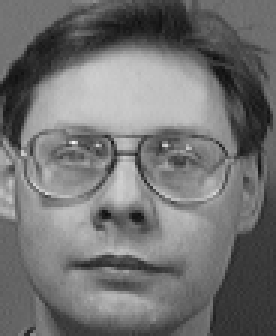
//> input picture project2/s4/1.pgm, 92 x 112 px, given in place of the camera (shown 3 times larger)
$ ./recFace   (built with g++ and OpenCV 4)
//> lines starting //> are read from the running program, lines starting //| are printed output that depends on the picture; after the words box and inside, x2 and y2 are one past the last pixel; in counts of white or black regions, pixels touching at a corner belong together
#include "opencv2/opencv.hpp"
#include "opencv2/face.hpp"
#include "opencv2/objdetect.hpp"
#include <iostream>

using namespace std;
using namespace cv;
using namespace cv::face;

int main()
{
   VideoCapture cap(0);
   if (!cap.isOpened())
   {
      return -1;
   }
   Mat frame;
   Mat edges;
   Mat gray;

   CascadeClassifier cascade;
   bool stop = false;
   //读取训练好的文件
   cascade.load("models/lbpcascade_frontalface.xml");

   Ptr<BasicFaceRecognizer> myModel = createEigenFaceRecognizer();
   myModel->load("MyEigenFaces.xml");
//> (this line was passed over: load is not available in this run)

   while (!stop)
   {
      cap >> frame;
//> frame is the input picture: 112 rows x 92 cols, CV_8UC3; min 15, max 244, mean 114.4

      //建立存放人脸的向量容器
      vector<Rect> faces(0);

      cvtColor(frame, gray, CV_BGR2GRAY);
      //将变换后的图像进行直方图均衡化处理
      equalizeHist(gray, gray);
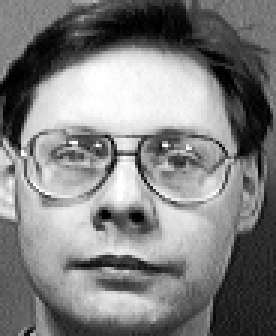
//> gray: 112 rows x 92 cols, CV_8UC1 (shown 3 times larger); min 0, max 255, mean 128.3

      cascade.detectMultiScale(gray, faces,

			1.1, 2, 0

			// |CV_HAAR_FIND_BIGGEST_OBJECT

			// |CV_HAAR_DO_ROUGH_SEARCH

			| CV_HAAR_SCALE_IMAGE,

			Size(30, 30));
//> faces = 1 Rect (x, y, width, height): [4, 22, 78, 78]

      Mat face;
      Point text_lb;

      for (size_t i = 0; i < faces.size(); i++)
      {
         if (faces[i].height > 0 && faces[i].width > 0)
	 {
	   face = gray(faces[i]);
	   text_lb = Point(faces[i].x, faces[i].y);

	   rectangle(frame, faces[i], Scalar(255,0, 0), 1, 8, 0);
	 }
      }
//> this loop made 1 pass
//> text_lb on pass 1: Point(4, 22)
//> pass 1, `face = gray(faces[i]);`:
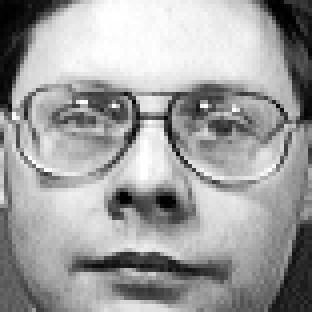
//> face: 78 rows x 78 cols, CV_8UC1 (shown 4 times larger); min 0, max 255, mean 159.8
//> after the loop:
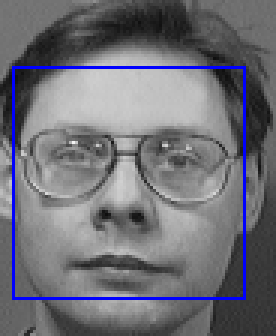
//> frame: 112 rows x 92 cols, CV_8UC3 (shown 3 times larger); 2.99% of pixels changed, all inside (x1, y1, x2, y2) = (4, 22, 82, 100)

      Mat face_test;
      int predict = 0;
      if (face.rows >= 120)
      {
        resize(face, face_test, Size(92, 112));
      }
      //Mat face_test_gray;
      //cvtColor(face_test, face_test_gray, CV_BGR2GRAY);

      if ( !face_test.empty())
      {
         predict = myModel->predict(face_test);
      }

      cout << predict << endl;
      if (predict == 41)
      {
         string name = "WangTan";
         putText(frame, name, text_lb, FONT_HERSHEY_COMPLEX, 1, Scalar(0, 0, 255));

      }

      imshow("face", frame);
      waitKey(200);
   }

   return 0;
}

$ run again, on project2/s4/10.pgm
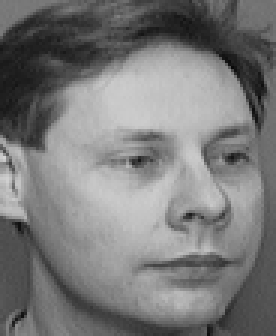
//> input picture project2/s4/10.pgm, 92 x 112 px, given in place of the camera (shown 3 times larger)
//> frame is the input picture: 112 rows x 92 cols, CV_8UC3; min 9, max 210, mean 121.8
//> `equalizeHist(gray, gray);`:
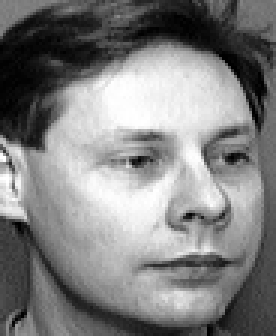
//> gray: 112 rows x 92 cols, CV_8UC1 (shown 3 times larger); min 0, max 255, mean 128.2

$ run again, on project2/s4/2.pgm
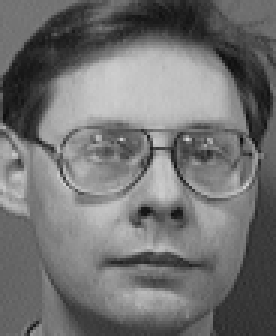
//> input picture project2/s4/2.pgm, 92 x 112 px, given in place of the camera (shown 3 times larger)
//> frame is the input picture: 112 rows x 92 cols, CV_8UC3; min 11, max 214, mean 113.7
//> faces = 1 Rect (x, y, width, height): [10, 20, 79, 79]
//> the loop `for (size_t i = 0; i < faces.size(); i++)` made 1 pass
//> text_lb on pass 1: Point(10, 20)
//> pass 1, `face = gray(faces[i]);`:
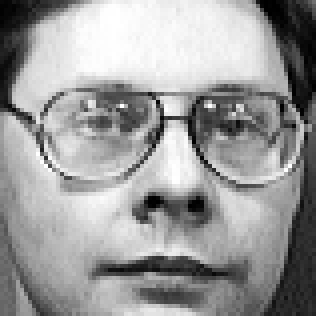
//> face: 79 rows x 79 cols, CV_8UC1 (shown 4 times larger); min 0, max 255, mean 155.2
//> after the loop `for (size_t i = 0; i < faces.size(); i++)`:
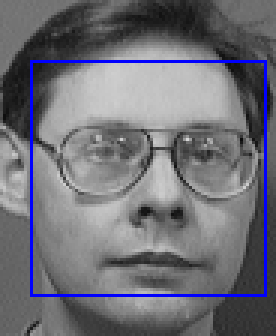
//> frame: 112 rows x 92 cols, CV_8UC3 (shown 3 times larger); 3.03% of pixels changed, all inside (x1, y1, x2, y2) = (10, 20, 89, 99)

$ run again, on project2/s4/3.pgm
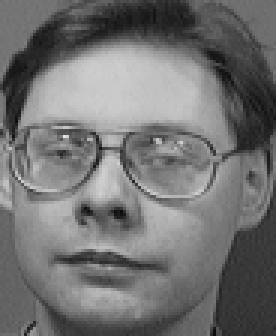
//> input picture project2/s4/3.pgm, 92 x 112 px, given in place of the camera (shown 3 times larger)
//> frame is the input picture: 112 rows x 92 cols, CV_8UC3; min 10, max 229, mean 114.3
//> faces = 1 Rect (x, y, width, height): [2, 21, 76, 76]
//> the loop `for (size_t i = 0; i < faces.size(); i++)` made 1 pass
//> text_lb on pass 1: Point(2, 21)
//> pass 1, `face = gray(faces[i]);`:
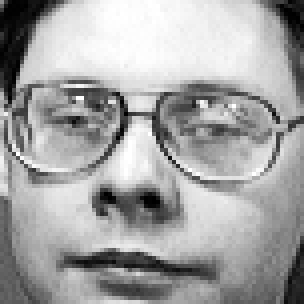
//> face: 76 rows x 76 cols, CV_8UC1 (shown 4 times larger); min 0, max 255, mean 164.1
//> after the loop `for (size_t i = 0; i < faces.size(); i++)`:
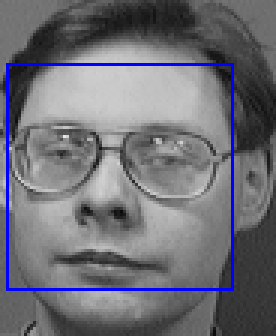
//> frame: 112 rows x 92 cols, CV_8UC3 (shown 3 times larger); 2.91% of pixels changed, all inside (x1, y1, x2, y2) = (2, 21, 78, 97)
